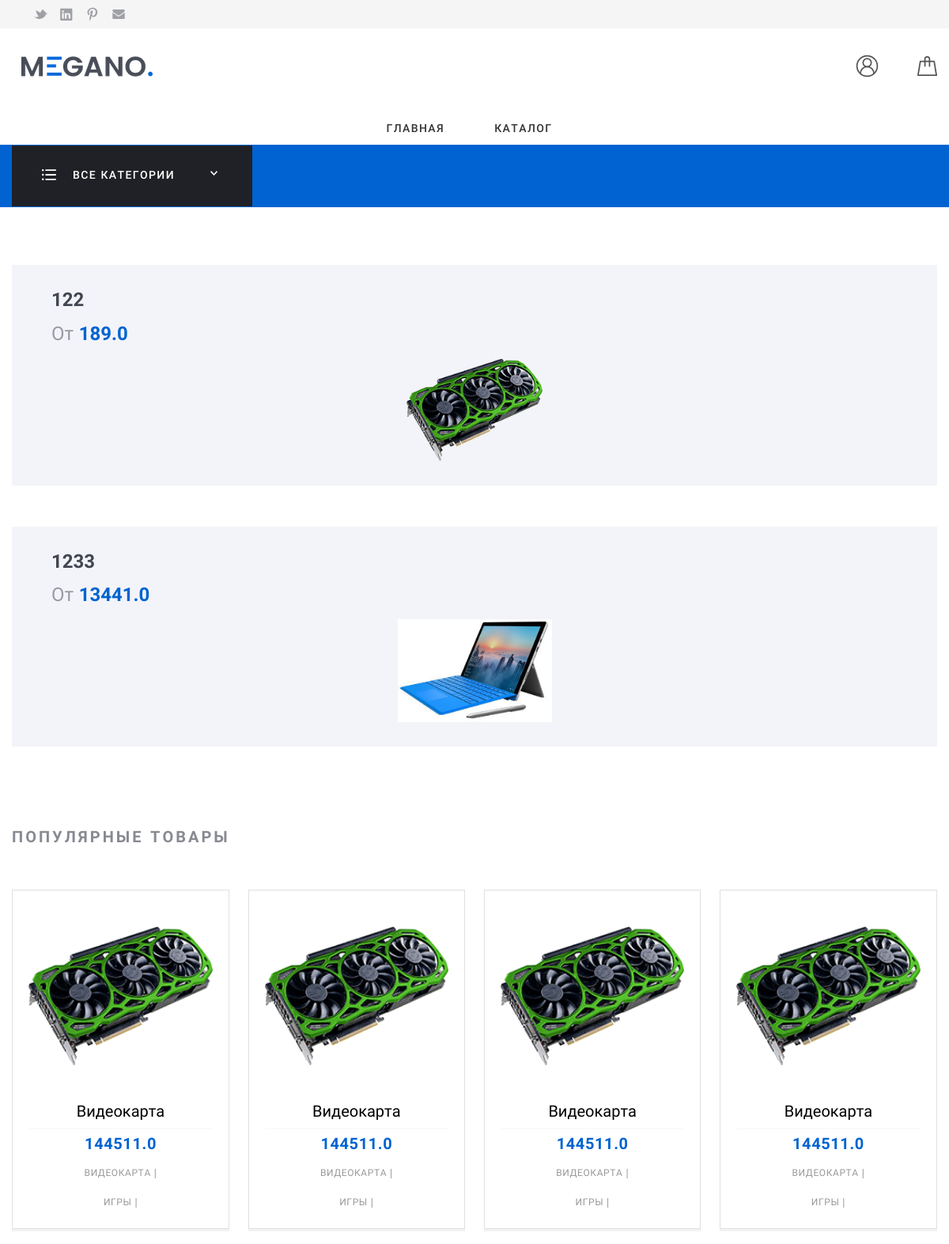
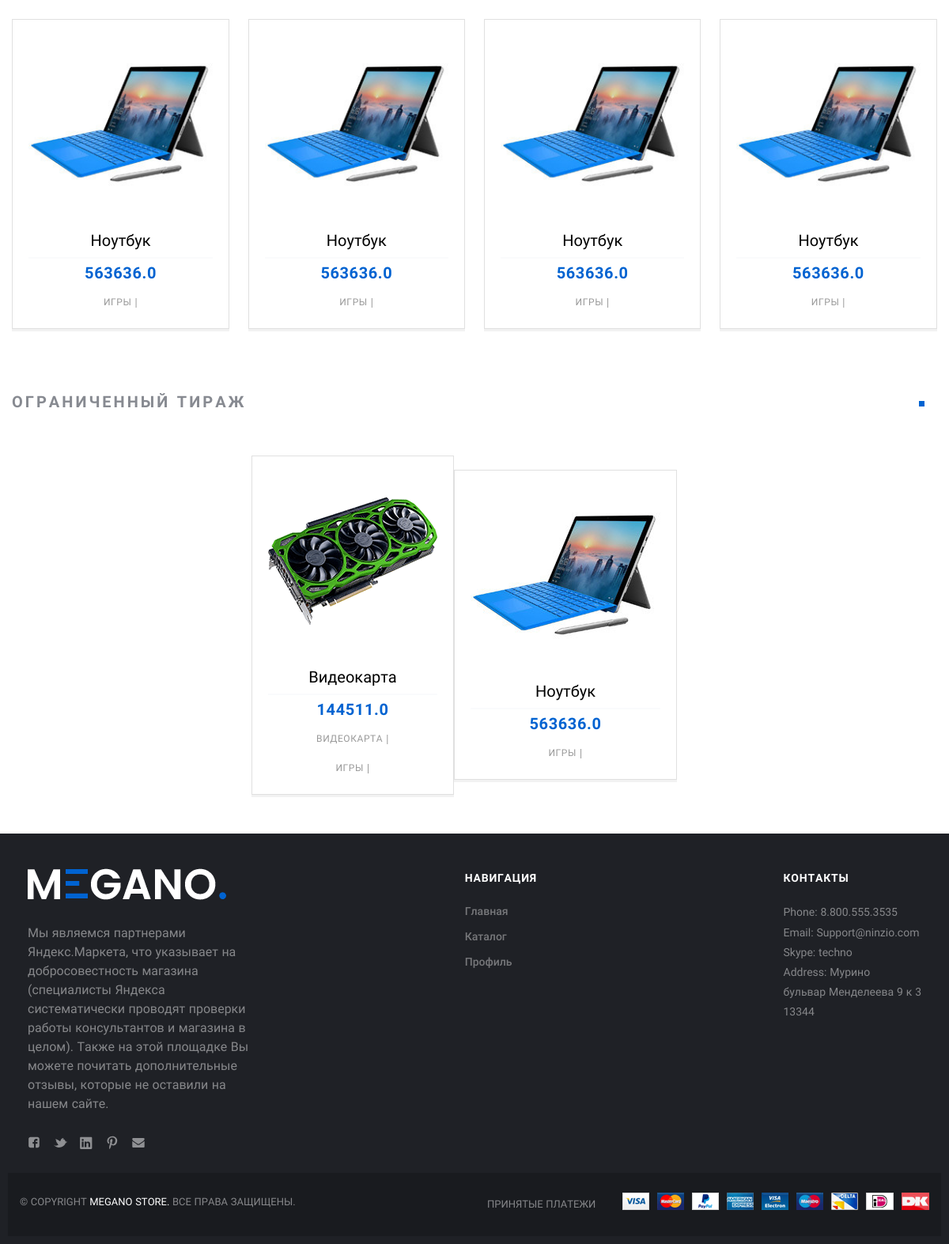
Screenshot of /prod/ (signed in) with the database file from the repository (2 pictures, top to bottom).
### app_shop/models.py (models this page shows, shortened)
class Category(models.Model):
    min_price = models.FloatField(verbose_name='минимальная цена в категории', default=0)
    image = models.ImageField(upload_to='prod/', verbose_name='Иконка категории', null=False)
    name = models.CharField(max_length=128, verbose_name='Название категории')

class Product(models.Model):
    name = models.CharField(max_length=1024, verbose_name='Название товара')
    photo = models.ImageField(upload_to='prod/', verbose_name='Аватарка')
    description = models.CharField(max_length=1024, verbose_name='Описание товара')
    price = models.FloatField(verbose_name='Цена товара')
    manufacturer = models.CharField(max_length=256, verbose_name='Производитель')
    limited_edition = models.BooleanField(default=False, verbose_name='Эксклюзивность товара')
    category = models.ManyToManyField('Category', verbose_name='Категории')
    characteristics = models.ManyToManyField('Characteristic', verbose_name='Характеристики', related_name='char')
    reviews = models.ManyToManyField('Reviews', verbose_name='Отзывы', related_name='reviews', blank=True)
    tegs = models.ManyToManyField('Tegs', verbose_name='Тэги', related_name='tegs')
    reviews_count = models.IntegerField(default=0)
    count = models.IntegerField(default=0, verbose_name='Счетчик проданных товаров')

class Tegs(models.Model):
    name = models.CharField(max_length=128, verbose_name='Название тега')
    def __str__(self):
        return self.name

### app_shop/views.py (the view)
# urls.py: path('', HomePage.as_view(), name='homepage'),
class HomePage(View):
    def get(self, request):
        if request.user.is_authenticated:
            category = Category.objects.all()
            profile = Profile.objects.get(id=request.user.id)
            sell_cat = profile.selected_category.all()[:3]
            popular_prod = Product.objects.order_by('reviews')[:8]
            limited_prod = Product.objects.filter(limited_edition=True)[:16]
            return render(request, 'index.html', context={'sell_cat': sell_cat,
                                                                       'popular_prod': popular_prod,
                                                                       'limited_prod': limited_prod,
                                                                       'category': category})
        else:
            return HttpResponseRedirect('http://127.0.0.1:8000/prod/catalog/')

### app_shop/templates/index.html (shortened to what this page needs)
{% load static %}
<!DOCTYPE html>
<html lang="ru">
<head>
    <link rel="stylesheet" href="{% static 'assets/css/fonts.css'%}">
    <link rel="stylesheet" href="{% static 'assets/css/basic.css'%}">
    <link rel="stylesheet" href="{% static 'assets/css/extra.css'%}">
</head>
<body class="Site">
<header class="Header">
    <div class="ControlPanel">
        <div class="wrap">
            <div class="row ControlPanel-row">
                <div class="row-block">
                    <div class="row ControlPanel-rowSplit">
                        <div class="row-block hide_700">
                            <ul class="menu menu_img menu_smallImg ControlPanel-menu">
                                <li class="menu-item"><a class="menu-link" href="#"><img
                                        src="{% static 'assets/img/icons/socialHeader/tw.svg'%}" alt="tw.svg"/></a>
                                </li>
                                <li class="menu-item"><a class="menu-link" href="#"><img
                                        src="{% static 'assets/img/icons/socialHeader/in.svg'%}" alt="in.svg"/></a>
                                </li>
                                <li class="menu-item"><a class="menu-link" href="#"><img
                                        src="{% static 'assets/img/icons/socialHeader/pt.svg'%}" alt="pt.svg"/></a>
                                </li>
                                <li class="menu-item"><a class="menu-link" href="#"><img
                                        src="{% static 'assets/img/icons/socialHeader/mail.svg'%}" alt="mail.svg"/></a>
                                </li>
                            </ul>
                        </div>
                    </div>
                </div>
            </div>
        </div>
    </div>
    <div class="wrap">
        <div class="row Header-rowMain">
            <div class="row-block Header-logo"><a class="logo" href="{%url 'homepage'%}"><img
                    class="logo-image"
                    src="{% static 'assets/img/logo.png'%}"
                    alt="logo.png"/></a>
            </div>
            <nav class="row-block row-block_right Header-menu">
                <div class="menuModal" id="navigate">
                    <ul class="menu menu_main">
                        <li class="menu-item"><a class="menu-link" href="{%url 'homepage'%}">Главная</a>
                        </li>
                        <li class="menu-item"><a class="menu-link" href="{%url 'catalog'%}">Каталог</a>
                        </li>
                    </ul>
                </div>
            </nav>
            <div class="row-block">
                {% if request.user.is_authenticated %}
                <div class="CartBlock">
                    <div class="dropdown">
                        <button class="dropbtn"><img class="CartBlock-img"
                                                     src="{% static 'assets/img/icons/loon-icon.svg'%}"
                                                     alt="loon-icon.svg"/></button>
                    </div>
                    <a class="CartBlock-block" href="{%url 'cart'%}"><img class="CartBlock-img"
                                                                                              src="{% static 'assets/img/icons/cart.svg'%}"
                                                                                              alt="cart.svg"/></a>
                </div>
                {%endif%}
            </div>
        </div>
    </div>
    <div class="Header-searchWrap">
        <div class="wrap">
            <div class="Header-categories">
                <div class="CategoriesButton">
                    <div class="CategoriesButton-title">
                        <div class="CategoriesButton-icon"><img src="{% static 'assets/img/icons/allDep.svg' %}"
                                                                alt="allDep.svg"/>
                        </div>
                        <span class="CategoriesButton-text">Все категории</span>
                        <div class="CategoriesButton-arrow">
                        </div>
                    </div>
                </div>
            </div>
        </div>
    </div>
</header>
<div class="Middle">
    <div class="Section">
        <div class="wrap">
            {%for sell_cat in sell_cat %}
            <div class="BannersHome"><a class="BannersHomeBlock"
                                        href="{%url 'catalog_filter_category' sell_cat.pk%}">
                <div class="BannersHomeBlock-row">
                    <div class="BannersHomeBlock-block">
                        <strong class="BannersHomeBlock-title">{{sell_cat.name}}
                        </strong>
                        <div class="BannersHomeBlock-content">От&#32;<span class="BannersHomeBlock-price">{{sell_cat.min_price}}</span>
                        </div>
                    </div>
                    <div class="BannersHomeBlock-block">
                        <div class="BannersHomeBlock-img"><img src="{% static 'dd' %}{{sell_cat.image.url}}"/>
                        </div>
                    </div>
                </div>
            </a>
            </div>
            {%endfor%}
        </div>
    </div>
    <div class="Section Section_column Section_columnDesktop">
        <div class="wrap">
            <div class="Section-content">
                <header class="Section-header">
                    <h2 class="Section-title">Популярные товары
                    </h2>
                </header>
                <div class="Cards">
                    {%for popular_prod in popular_prod%}
                    <div class="Card">
                        <a class="Card-picture" href="{%url 'detail_prod' popular_prod.pk%}"><img
                                src="{% static 'dd'%}{{popular_prod.photo.url}}"/></a>
                        <div class="Card-content">
                            <strong class="Card-title"><a
                                    href="{%url 'detail_prod' popular_prod.pk%}">{{popular_prod.name}}</a>
                            </strong>
                            <div class="Card-description">
                                <div class="Card-cost"><span class="Card-price">{{popular_prod.price}}</span>
                                </div>
                                {%for tegs in popular_prod.tegs.all%}
                                <div class="Card-category">{{tegs}} |
                                </div>
                                {%endfor%}
                            </div>
                        </div>
                    </div>
                    {%endfor%}
                </div>
            </div>
        </div>
    </div>
    <div class="Section Section_column Section_columnRight">
        <div class="wrap">
            <div class="Section-content">
                <div class="Slider Slider_carousel">
                    <header class="Section-header Section-header_close">
                        <h2 class="Section-title">Ограниченный тираж
                        </h2>
                        <div class="Section-control">
                            <div class="Slider-navigate">
                            </div>
                        </div>
                    </header>
                    <div class="Slider-box Cards">
                        <div class="Slider-item">
                            {%for limited_prod in limited_prod%}
                            <div class="Slider-content">
                                <div class="Card"><a class="Card-picture"
                                                     href="{%url 'detail_prod' limited_prod.pk%}"><img
                                        src="{% static 'dd'%}{{limited_prod.photo.url}}" alt="card.jpg"/></a>
                                    <div class="Card-content">
                                        <strong class="Card-title"><a
                                                href="{%url 'detail_prod' limited_prod.pk%}">{{limited_prod.name}}</a>
                                        </strong>
                                        <div class="Card-description">
                                            <div class="Card-cost"><span
                                                    class="Card-price">{{limited_prod.price}}</span>
                                            </div>
                                            {%for tegs in limited_prod.tegs.all%}
                                            <div class="Card-category">{{tegs}} |
                                            </div>
                                            {%endfor%}
                                        </div>
                                    </div>
                                </div>
                            </div>
                            {%endfor%}
                        </div>
                    </div>
                </div>
            </div>
        </div>
    </div>
</div>
<footer class="Footer">
    <div class="wrap">
        <div class="row Footer-main">
            <div class="row-block"><a class="logo Footer-logo" href="{%url 'homepage' %}"><img class="logo-image"
                                                                                                      src="{% static 'assets/img/logo_footer.png'%}"
                                                                                                      alt="logo_footer.png"/></a>
                <p>Мы являемся партнерами Яндекс.Маркета, что указывает на добросовестность магазина (специалисты
                    Яндекса систематически проводят проверки работы консультантов и магазина в целом). Также на этой
                    площадке Вы можете почитать дополнительные отзывы, которые не оставили на нашем сайте.
                </p>
                <ul class="menu menu_img menu_smallImg Footer-menuSoc">
                    <li class="menu-item"><a class="menu-link" href="#"><img
                            src="{% static 'assets/img/icons/socialFooter/fb.svg'%}" alt="fb.svg"/></a>
                    </li>
                    <li class="menu-item"><a class="menu-link" href="#"><img
                            src="{% static 'assets/img/icons/socialFooter/tw.svg'%}" alt="tw.svg"/></a>
                    </li>
                    <li class="menu-item"><a class="menu-link" href="#"><img
                            src="{% static 'assets/img/icons/socialFooter/in.svg'%}" alt="in.svg"/></a>
                    </li>
                    <li class="menu-item"><a class="menu-link" href="#"><img
                            src="{% static 'assets/img/icons/socialFooter/pt.svg'%}" alt="pt.svg"/></a>
                    </li>
                    <li class="menu-item"><a class="menu-link" href="#"><img
                            src="{% static 'assets/img/icons/socialFooter/mail.svg'%}" alt="mail.svg"/></a>
                    </li>
                </ul>
            </div>
            <div class="row-block">
                <strong class="Footer-title">Навигация
                </strong>
                <ul class="menu menu_vt Footer-menu">
                    <li class="menu-item"><a class="menu-link" href="{%url 'homepage' %}">Главная</a>
                    </li>
                    <li class="menu-item"><a class="menu-link" href="{%url 'catalog' %}">Каталог</a>
                    </li>
                    {% if request.user.is_authenticated %}
                    <li class="menu-item"><a class="menu-link" href="{%url 'user_detail' %}">Профиль</a>
                    </li>
                    {%endif%}
                </ul>
            </div>
            <div class="row-block">
                <strong class="Footer-title">Контакты
                </strong>
                <p>Phone: 8.800.555.3535<br>Email: Support@ninzio.com<br>Skype: techno<br>Address: Мурино<br>бульвар
                    Менделеева 9 к 3<br>13344
                </p>
            </div>
        </div>
    </div>
    <div class="Footer-copy">
        <div class="wrap">
            <div class="row row_space">
                <div class="row-block">© Copyright&#32;<a href="#">Megano Store.</a>&#32;Все права защищены.
                </div>
                <div class="row-block"><span>Принятые платежи</span>
                    <div class="Footer-payments">
                        <div><img src="{% static 'assets/img/payments/visa.png'%}" alt="visa.png"/>
                        </div>
                        <div><img src="{% static 'assets/img/payments/mastercard.png'%}" alt="mastercard.png"/>
                        </div>
                        <div><img src="{% static 'assets/img/payments/paypal.png'%}" alt="paypal.png"/>
                        </div>
                        <div><img src="{% static 'assets/img/payments/american.png'%}" alt="american.png"/>
                        </div>
                        <div><img src="{% static 'assets/img/payments/electron.png'%}" alt="electron.png"/>
                        </div>
                        <div><img src="{% static 'assets/img/payments/maestro.png'%}" alt="maestro.png"/>
                        </div>
                        <div><img src="{% static 'assets/img/payments/delta.png'%}" alt="delta.png"/>
                        </div>
                        <div><img src="{% static 'assets/img/payments/e.png'%}" alt="e.png"/>
                        </div>
                        <div><img src="{% static 'assets/img/payments/dk.png'%}" alt="dk.png"/>
                        </div>
                    </div>
                </div>
            </div>
        </div>
    </div>
</footer>
</body>
</html>

### rows the page displays
Category: name "122", min_price "189.0", image (picture)
Category: name "1233", min_price "13441.0", image (picture)
Product: photo (picture), name "Видеокарта", price "144511.0"
Tegs: name "ВИДЕОКАРТА"
Tegs: name "ИГРЫ"
Product: photo (picture), name "Ноутбук", price "563636.0"
